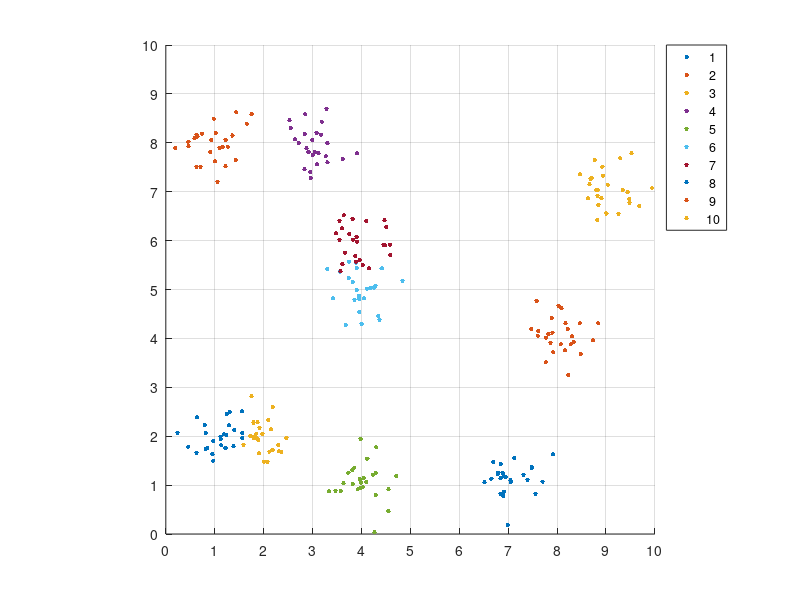

The MATLAB script that drew this image:
function [Centroids,AllPoints,RealClusterIDs] = mnl_GenerateDemoClusters_2d
Centroids=[1 2;1 8;2 2;3 8;4 1;4 5;4 6;7 1;8 4;9 7];
szCent=size(Centroids);
NumPointsPerClust=25;
AllPoints=nan(szCent(1)*NumPointsPerClust,szCent(2));
RealClusterIDs=nan(szCent(1)*NumPointsPerClust,1);
NoiseSpread=0.333;
for i=1:szCent
    tPoints=(randn(NumPointsPerClust,2).*NoiseSpread)+Centroids(i,:);
    %Squash points into the graph by making 0 and 10 the minimum and maximum respectively
    idx=tPoints<0;
    tPoints(idx)=0;
    idx=tPoints>10;
    tPoints(idx)=10;
    %Give a true cluster Id
    cID=ones(NumPointsPerClust,1)*i;
    %Allocate to group
    St=((i-1)*NumPointsPerClust)+1;
    Ed=St+NumPointsPerClust-1;
    AllPoints(St:Ed,:)=tPoints;
    RealClusterIDs(St:Ed,1)=cID;
    clear tPoints    
end
%% Plots with point colour
%Raw Values
nP=size(AllPoints,1);
Cmap=colormap(lines(szCent(1)));
figure('Name','Clusters by real grouping')
gscatter(AllPoints(:,1),AllPoints(:,2),RealClusterIDs,Cmap,'.',10)
grid on 
axis equal
xlim([0 10])
ylim([0 10])
xticks(0:10)
yticks(0:10)
legend('Location','northeastoutside')
end